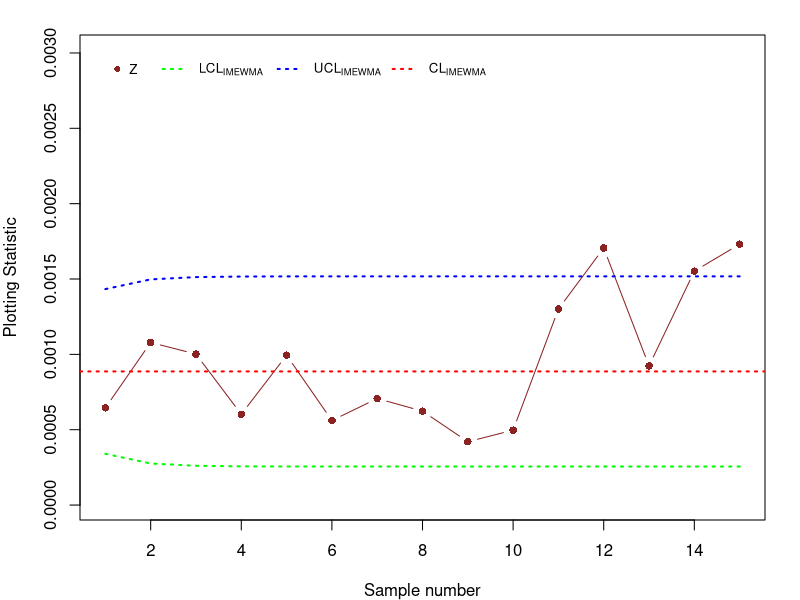

This chart was generated by the following R code:
t=1:15
n=5
lamda=0.5
L=3.376
a=2/(3*n)
b=lamda/(2-lamda)
c=(1-(1-lamda)^(2*t))
w1<-1-(L*sqrt(a*b*c))
w1
w2<-1+(L*sqrt(a*b*c))
w2



x1<-c(41,38,17.2,42,35)
x2<-c(7.4,38,17.3,126,55)
x3<-c(16.8,21,38,11.8,74)
x4<-c(68,31,96,29.1,45)
x5<-c(37,24,7.5,46,109)
x6<-c(52,52,41,126,44)
x7<-c(15.7,15.7,16.3,35,103)
x8<-c(111,46,67,41,12.2)
x9<-c(38,154,23.4,115,40)
x10<-c(39,46,15.5,62,117)
x11<-c(31,20.9,43,7.4,17.9)
x12<-c(46,6.8,29.1,57,24)
x13<-c(49,46,90,139,40)
x14<-c(45,6.3,60,88,115)
x15<-c(55,7.4,111,111,15.5)


s1=((3*5)^-1)*sum((x1^-2))
s2=((3*5)^-1)*sum((x2^-2))
s3=((3*5)^-1)*sum((x3^-2))
s4=((3*5)^-1)*sum((x4^-2))
s5=((3*5)^-1)*sum((x5^-2))
s6=((3*5)^-1)*sum((x6^-2))
s7=((3*5)^-1)*sum((x7^-2))
s8=((3*5)^-1)*sum((x8^-2))
s9=((3*5)^-1)*sum((x9^-2))
s10=((3*5)^-1)*sum((x10^-2))
s11=((3*5)^-1)*sum((x11^-2))
s12=((3*5)^-1)*sum((x12^-2))
s13=((3*5)^-1)*sum((x13^-2))
s14=((3*5)^-1)*sum((x14^-2))
s15=((3*5)^-1)*sum((x15^-2))


sigma_bar=(s1+s2+s3+s4+s5+s6+s7+s8+s9+s10+s11+s12+s13+s14+s15)/15

z1=(lamda*s1)+((1-lamda)*(sigma_bar))
z2=(lamda*s2)+((1-lamda)*z1)
z3=(lamda*s3)+((1-lamda)*(z2))
z4=(lamda*s4)+((1-lamda)*(z3))
z5=(lamda*s5)+((1-lamda)*(z4))
z6=(lamda*s6)+((1-lamda)*z5)
z7=(lamda*s7)+((1-lamda)*(z6))
z8=(lamda*s8)+((1-lamda)*z7)
z9=(lamda*s9)+((1-lamda)*(z8))
z10=(lamda*s10)+((1-lamda)*(z9))
z11=(lamda*s11)+((1-lamda)*z10)
z12=(lamda*s12)+((1-lamda)*(z11))
z13=(lamda*s13)+((1-lamda)*(z12))
z14=(lamda*s14)+((1-lamda)*(z13))
z15=(lamda*s15)+((1-lamda)*(z14))

ZIM=c(z1,z2,z3,z4,z5,z6,z7,z8,z9,1.25*z10,1.25*z11,1.25*z12,1.25*z13,1.25*z14,1.25*z15)

#EWMA control limits

UCL=w2*sigma_bar
CL=sigma_bar
LCL=w1*sigma_bar

#EWMA control chart
par(mar=c(4,4,1.75,1.75))
plot((ZIM),type ="b",ylim=c(0.00002,0.0030),xlim=c(1,15),ylab = "Plotting Statistic",xlab = "Sample number",col="brown4",pch=16)

abline(h =sigma_bar , col = "red", lty = 3, lwd = 2)
lines(LCL,col="green",lwd=2,lty=3)
lines(UCL,col="blue",lwd=2,lty=3)
legend(1,0.003,legend = "Z",pch = 16,bty = "n",cex = 0.8,col ="brown4" )
legend(2,0.003,
       c(expression('LCL'[IMEWMA]),
         expression('UCL'[IMEWMA]),
         expression('CL'[IMEWMA])),
       col = c("green","blue","red"),
       lwd = c(2,2,2),lty = c(3,3,3), bty = "n",horiz = T,cex = 0.8)


